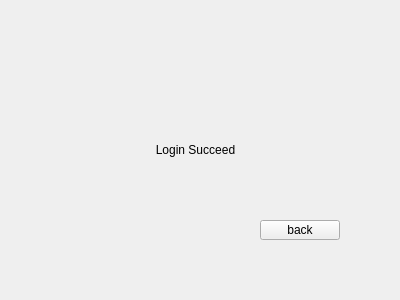
<?xml version="1.0" encoding="UTF-8"?>
<ui version="4.0">
 <class>login_info_form</class>
 <widget class="QWidget" name="login_info_form">
  <property name="geometry">
   <rect>
    <x>0</x>
    <y>0</y>
    <width>400</width>
    <height>300</height>
   </rect>
  </property>
  <property name="windowTitle">
   <string>Form</string>
  </property>
  <widget class="QLabel" name="login_info_label">
   <property name="geometry">
    <rect>
     <x>90</x>
     <y>140</y>
     <width>211</width>
     <height>20</height>
    </rect>
   </property>
   <property name="text">
    <string>Login Succeed</string>
   </property>
   <property name="alignment">
    <set>Qt::AlignCenter</set>
   </property>
  </widget>
  <widget class="QPushButton" name="back_btn">
   <property name="geometry">
    <rect>
     <x>260</x>
     <y>220</y>
     <width>80</width>
     <height>20</height>
    </rect>
   </property>
   <property name="text">
    <string>back</string>
   </property>
  </widget>
 </widget>
 <resources/>
 <connections/>
</ui>
